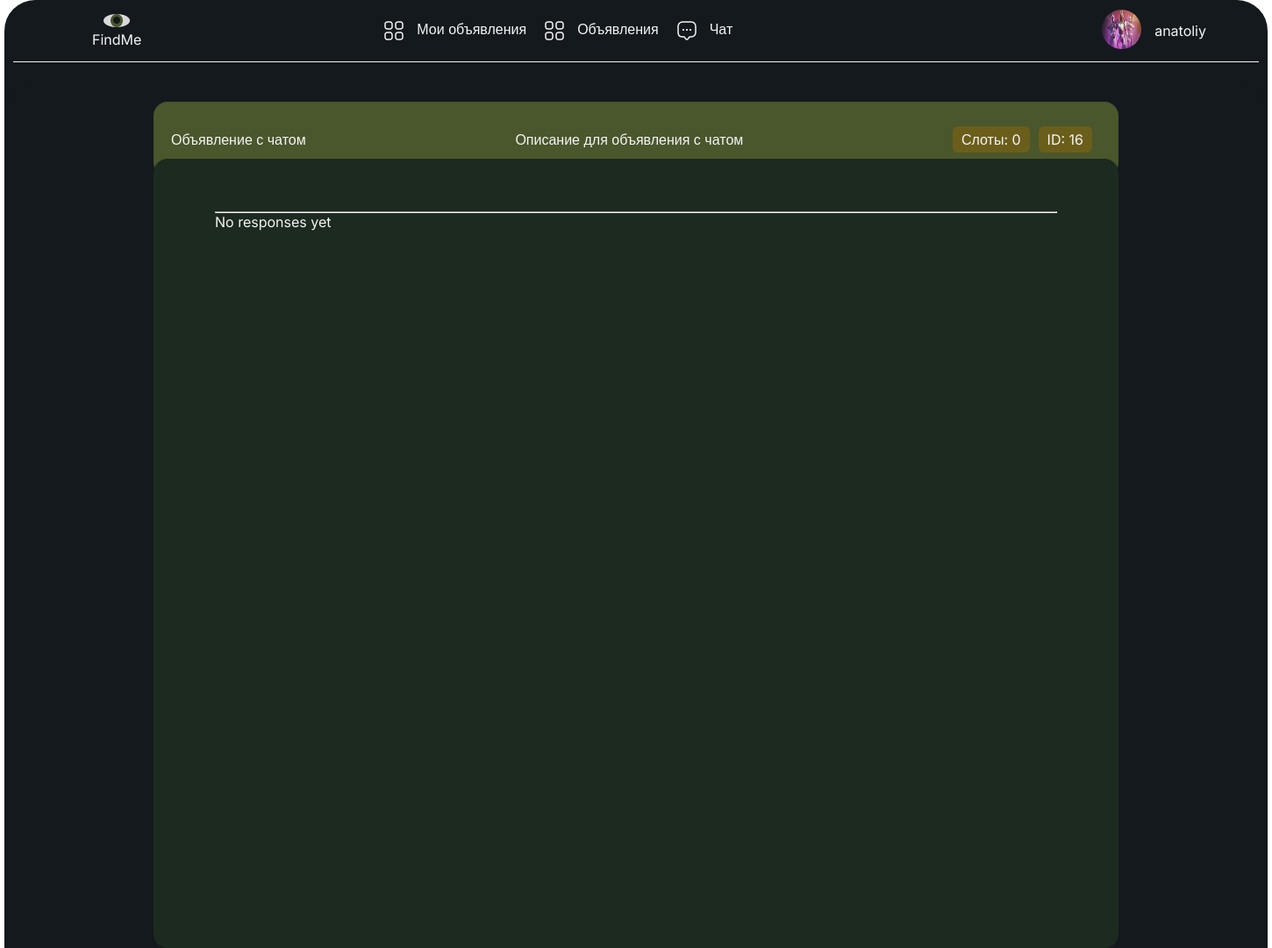
/advertisements/16/responses/ (signed in), run on the app's committed database.
### advertisement/models.py (models this page shows, shortened)
class Author(models.Model):
    user = models.OneToOneField(User, on_delete=models.CASCADE)
    rating = models.IntegerField(default=0)
    profile_photo = models.ImageField(default='images/no_avatar.jpg', blank=True, null=True, upload_to='images/%Y/%m/%d/')
    bio = models.TextField(default=None, blank=True, null=True, max_length=400)
    first_name = models.CharField(max_length=15, blank=True, null=True,)

class Advertisement(models.Model):
    class AdvertisementState(models.TextChoices):
        in_progress = 'IN'
        unfinished = 'UN'
        finished = 'FI'
    state = models.CharField(
        max_length=2,
        choices=AdvertisementState,
        default=AdvertisementState.in_progress,
    )
    header = models.CharField(max_length=40, verbose_name='Заголовок')
    body = models.TextField(max_length=300, verbose_name='Содержание')
    file_1 = models.FileField(verbose_name='Файл 1', blank=True, null=True, upload_to='files/%Y/%m/%d/')
    file_2 = models.FileField(verbose_name='Файл 2', blank=True, null=True, upload_to='files/%Y/%m/%d/')
    file_3 = models.FileField(verbose_name='Файл 3', blank=True, null=True, upload_to='files/%Y/%m/%d/')
    header_image = models.FileField(verbose_name='Обложка', blank=True, null=True, upload_to='files/%Y/%m/%d/')
    creation_date = models.DateTimeField(auto_now_add=True, verbose_name='Дата создания')
    status = models.BooleanField(default=True, verbose_name='Статус')
    slots = models.PositiveIntegerField(default=1, verbose_name = 'Слотов доступно')
    chat_id = models.PositiveIntegerField(default=0, blank=True, null=True)
    author = models.ForeignKey(Author, on_delete=models.CASCADE, related_name='author', verbose_name='Автор')
    viewers = models.ManyToManyField(Author, verbose_name='Просмотры', related_name='viewers', blank=True)
    category = models.ManyToManyField(Category, verbose_name='Категория')
    response = models.ManyToManyField(Message, verbose_name='Отклики', blank=True, related_name='responses')
    accepted_authors = models.ManyToManyField(Author, verbose_name='Участники', blank=True, related_name='accepted_users')
    liked_authors = models.ManyToManyField(Author, verbose_name='Лайки', blank=True, related_name='liked_authors')
    disliked_authors = models.ManyToManyField(Author, verbose_name='Дизлайки', blank=True, related_name='disliked_authors')

### advertisement/views.py (the view)
# urls.py: path('<int:pk>/responses/', AdvertisementResponses.as_view(), name='responses'),
class AdvertisementResponses(LoginRequiredMixin, DetailView):
    model = Advertisement
    template_name = 'advertisement_responses.html'
    context_object_name = 'advertisement'
    queryset = Advertisement.objects.get_queryset().order_by('id')
    success_url = 'responses/'
    def dispatch(self, request, *args, **kwargs):
        handler = super().dispatch(request, *args, **kwargs)
        user = request.user
        advertisement = self.get_object()
        if not (advertisement.author.user == user or user.is_superuser):
            raise PermissionDenied
        return handler
    def get_queryset(self):
        queryset = super().get_queryset()
        self.filterset = AdvertisementSearchFilter(self.request.GET, queryset)
        return self.filterset.qs
    def get_context_data(self, **kwargs):
        context = super().get_context_data(**kwargs)
        context['filterset'] = self.filterset
        return context

### templates/advertisement_responses.html
{% extends 'default.html' %}
{% load static %}
{% load custom_tags %}
{% block content %}
        <div class="wrapper response">
            <a href="{% url 'advertisement' pk=advertisement.id %}" class="response-header">
                <div class="response-header_header">{{advertisement.header}}</div>
                <div class="response-header_body">{{advertisement.body}}</div>
                <div class="response-header_tags">
                    <p class="response-header_tags__item">Слоты: {{advertisement.slots}}</p>
                    <p class="response-header_tags__item">ID: {{advertisement.id}}</p>
                </div>
            </a>
            <div class="content-wrapper response">
                <hr>
                {% if advertisement.response.all %}
                    {% for response in advertisement.response.all %}
                        <div class="advertisement-response">
                            <div class="response-profile">
                                <img class="response-profile_img" src="{{response.author.profile_photo.url}}" alt="Photo">
                                <div class="response-profile_rating">
                                    <p>{{response.author.rating}}</p>
                                    <img src="{% static 'images/star.png' %}" alt="Star">
                                </div>
                                <p>{{response.author.user.username}}</p>
                            </div>
                            <div class="response-body">
                                {{response.message_text}}
                            </div>
                            <div class="response-buttons">
                                <a href="{% url 'accept' pk=advertisement.id response_pk=response.id %}"><div class="button-accept advertisement-button">Принять</div></a>
                                <a href="{% url 'delete' pk=advertisement.id response_pk=response.id %}"><div class="button-delete advertisement-button">Отклонить</div></a>
                                <a href="{% url 'profile' pk=response.author.id %}"><div class="button-profile advertisement-button">Профиль</div></a>
                            </div>
                        </div>
                        <hr>
                    {% endfor %}
                {% else %}
                    <p>No responses yet</p>
                {% endif %}
            </div>
        </div>
{% endblock %}

### templates/default.html (shortened to what this page needs)
<!DOCTYPE html>
{% load static %}
<head>
    <link href="{% static 'css/styles.css' %}" rel="stylesheet" />
</head>
<div class="wrapper">
    <header>
        <nav class="header-nav">
            <div class="nav-logo">
                <a href="#"><img src="{% static 'images/logo.png' %}" alt="None" width="30px" height="15px"></a>
                <p>FindMe</p>
            </div>
            <div class="nav-header_item">
                <a href="{% url 'my-advertisements' %}"><img src="{% static 'images/advertisements.png' %}" alt="None" width="24px" height="24px">
                    <p>Мои объявления</p>
                </a>
            </div>
            <div class="nav-header_item">
                <a href="{% url 'advertisements' %}"><img src="{% static 'images/advertisements.png' %}" alt="None" width="24px" height="24px">
                    <p>Объявления</p>
                </a>
            </div>
            <div class="nav-header_item">
                <a href="{% url 'chats' %}"><img src="{% static 'images/messages.png' %}" alt="None" width="24px" height="24px">
                    <p>Чат</p>
                </a>
            </div>
            <div class="nav-user_profile">
                {% if request.user.username %}
                    <a href="{% url 'profile' pk=request.user.author.id %}" class="profile"><img src="{{ request.user.author.profile_photo.url }}" alt="None" width="45px" height="45px"></a>
                    <p>{{ request.user.username }}</p>
                {% else %}
                    <a href="{% url 'account_login' %}" class="profile"><img src="{% static 'images/no_avatar.jpg' %}" alt="None" width="45px" height="45px"></a>
                    <p><a href="{% url 'account_login' %}">Login</a></p>
                {% endif %}
            </div>
        </nav>
    </header>
    <body>
        {% block content %}
        {% endblock %}
    </body>
</div>
</html>

### static/css/styles.css (style rules this page uses)
* { padding: 0; margin: 0; text-decoration: none; list-style: none; }
a { color: #F5F5F5; }
body { font-family: "Inter", sans-serif; font-size: medium; font-size: 16px; }
.wrapper { margin-right: auto; margin-left: auto; width: 1440px; background-color: #14191E; color: #F5F5F5; border-radius: 35px 35px 0 0; }
.wrapper.response { display: flex; align-items: center; flex-direction: column; }
.header-nav { display: flex; align-items: center; height: 70px; width: 1420px; border-bottom: 1px solid #F5F5F5; margin-right: auto; margin-left: auto; margin-bottom: 25px; font-size: 16px; font-size: bold; color: #F5F5F5; font-family: "Inter", sans-serif; font-size: medium; }
.nav-logo { display: inline; text-align: center; margin-left: 90px; margin-right: auto; }
.nav-header_item { display: flex; align-items: center; justify-content: center; height: 45px; }
.nav-header_item a { display: flex; padding: 10px; }
.nav-header_item a img { margin-right: 14px; }
.nav-user_profile { display: flex; align-items: center; margin-left: auto; margin-right: 60px; }
.nav-user_profile img { border-radius: 50%; }
.profile { margin-left: 145px; margin-right: 15px; }
.content-wrapper { display: flex; flex-direction: column; align-items: center; position: relative; width:100%; min-height: 1125px; margin-right: 50px; background-color: #1C2A1F; border-radius: 16px; }
.content-wrapper.response { box-sizing: border-box; display: flex; flex-direction: column; align-items: stretch; width:1100px; min-height: 900px; margin-right: 0px; padding-top: 60px; background-color: #1C2A1F; border-radius: 16px; padding-left: 70px; padding-right: 70px; }
.response-header { height: 85px; box-sizing: border-box; padding: 10px 20px; border-radius: 16px; width: 1100px; display: flex; justify-content: space-between; align-items: center; background: rgba(74, 86, 44, 1); transform: translateY(20px); }
.response-header_tags { display: flex; }
.response-header_tags__item { border-radius: 6px; margin-right: 10px; padding: 5px 10px; background-color: rgba(139, 103, 11, 0.5); }

### data on the page
Advertisement: header "Объявление с чатом", body "Описание для объявления с чатом", slots "0", id "16"

### other printed values
{{ request.user.username }} "anatoliy"
